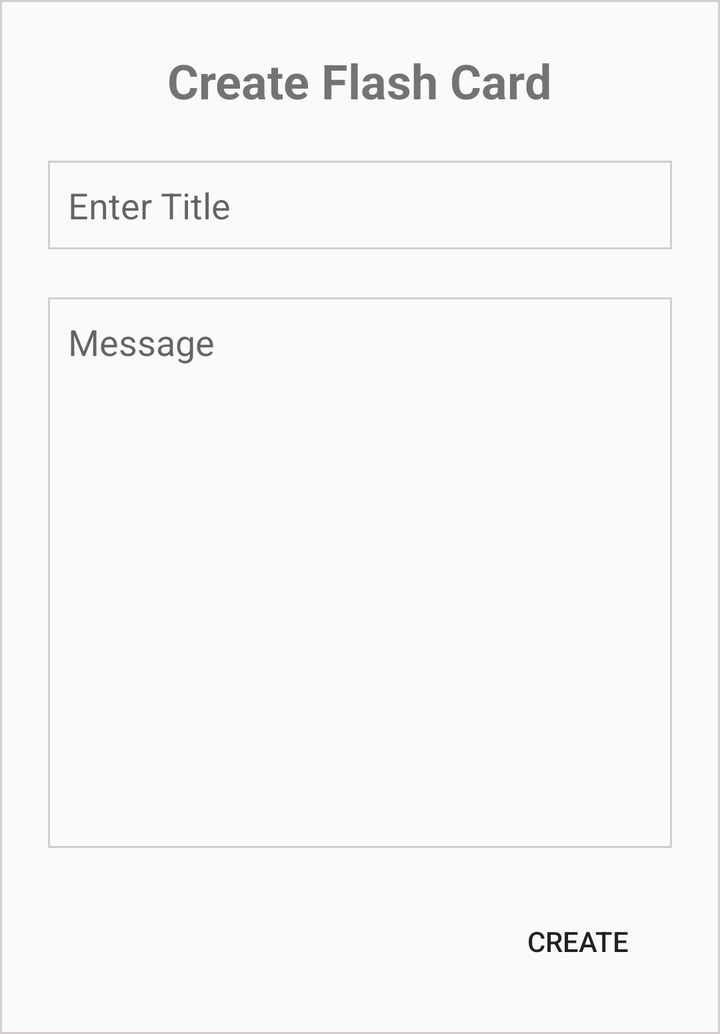
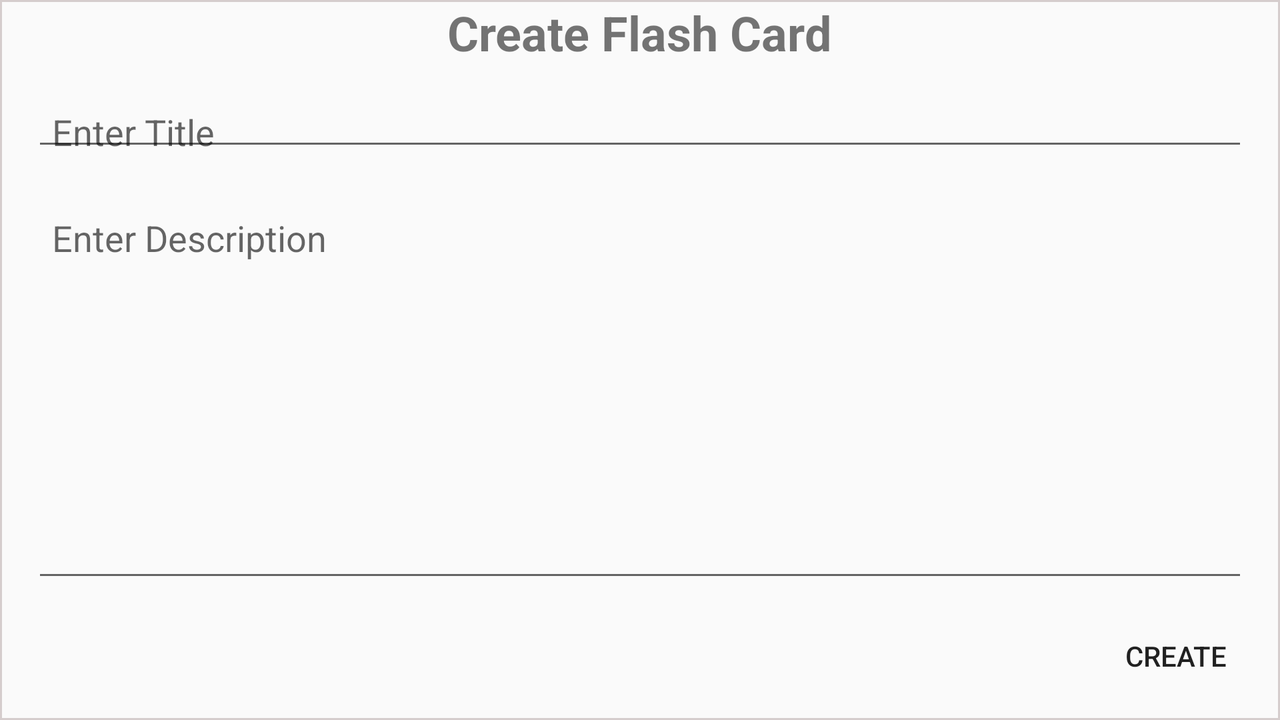

First picture: res/layout/ on a phone held upright. Second picture: the repository's own variant of that layout, on a device whose configuration matches the variant's folder. Source for both follows.
<!-- AndroidManifest.xml: application theme AppTheme -->
<!-- res/layout/dailog_create_flash_card.xml -->
<?xml version="1.0" encoding="utf-8"?>
<LinearLayout xmlns:android="http://schemas.android.com/apk/res/android"
    android:layout_width="match_parent"
    android:layout_height="wrap_content"
    android:background="@drawable/shape_edit_text_rectangle"
    android:orientation="vertical">

    <TextView
        android:id="@+id/textView2"
        android:layout_width="wrap_content"
        android:layout_height="wrap_content"
        android:layout_gravity="center_horizontal|center_vertical"
        android:layout_marginTop="24dp"
        android:text="Create Flash Card"
        android:textAlignment="center"
        android:textSize="24sp"
        android:textStyle="bold" />

    <EditText
        android:id="@+id/edit_text_title"
        android:layout_width="match_parent"
        android:layout_height="wrap_content"
        android:layout_gravity="center_horizontal|center_vertical"
        android:layout_marginLeft="24dp"
        android:layout_marginTop="24dp"
        android:layout_marginRight="24dp"
        android:background="@drawable/shape_edit_text_rectangle"
        android:hint="@string/create_flash_card_name"
        android:inputType="text"
        android:padding="10dp" />

    <EditText
        android:id="@+id/edit_text_message"
        android:layout_width="match_parent"
        android:layout_height="wrap_content"

        android:layout_gravity="center_horizontal|center_vertical"
        android:layout_marginLeft="24dp"
        android:layout_marginTop="24dp"
        android:layout_marginRight="24dp"
        android:background="@drawable/shape_edit_text_rectangle"
        android:contextClickable="false"
        android:cursorVisible="false"
        android:gravity="top|left"
        android:hint="@string/create_flash_card_message"
        android:inputType="textMultiLine"
        android:minLines="12"
        android:padding="10dp"
        android:scrollbars="vertical" />

    <Button
        android:id="@+id/button_create_flash_card"
        android:layout_width="94dp"
        android:layout_height="53dp"
        android:layout_gravity="center_horizontal|end"
        android:layout_marginTop="20dp"
        android:layout_marginRight="24dp"
        android:layout_marginBottom="20dp"
        android:background="@null"
        android:gravity="center"
        android:text="Create" />
</LinearLayout>
<!-- resources referenced by this layout -->
<resources>
  <!-- drawable shape_edit_text_rectangle (drawable) -->
  <?xml version="1.0" encoding="utf-8"?>
  <shape xmlns:android="http://schemas.android.com/apk/res/android" android:shape="rectangle" >
      <corners
          android:radius="0dp"
          />
      <stroke
          android:width="1dp"
          android:color="#D5CDCD"
          />
  </shape>
  <string name="create_flash_card_message">Message</string>
  <string name="create_flash_card_name">Enter Title</string>
  <style name="AppTheme" parent="Theme.AppCompat.Light.DarkActionBar">
          
          <item name="colorPrimary">@color/colorPrimary</item>
          <item name="colorPrimaryDark">@color/colorPrimaryDark</item>
          <item name="colorAccent">@color/colorAccent</item>
      </style>
</resources>
<!-- res/layout-land/dailog_create_flash_card.xml (the repository's variant of the layout above) -->
<!-- drawn on the phone turned sideways -->
<?xml version="1.0" encoding="utf-8"?>
<LinearLayout xmlns:android="http://schemas.android.com/apk/res/android"
    android:layout_width="match_parent"
    android:layout_height="wrap_content"
    android:background="@drawable/shape_edit_text_rectangle"
    android:orientation="vertical">

    <TextView
        android:id="@+id/textView2"
        android:layout_width="wrap_content"
        android:layout_height="wrap_content"
        android:layout_gravity="center_horizontal|center_vertical"
        android:layout_weight="1"
        android:text="Create Flash Card"
        android:textAlignment="center"
        android:textSize="24sp"
        android:textStyle="bold" />


    <com.google.android.material.textfield.TextInputLayout
        style="@style/InputEditText"
        android:layout_width="match_parent"
        android:layout_height="0dp"
        android:layout_marginStart="16dp"
        android:layout_marginTop="8dp"
        android:layout_marginEnd="16dp"
        android:layout_weight="2">

        <com.google.android.material.textfield.TextInputEditText
            android:id="@+id/edit_text_title"
            android:layout_width="match_parent"
            android:layout_height="wrap_content"
            android:gravity="top|left"
            android:hint="@string/create_flash_card_name"
            android:padding="10dp"
            android:textColor="@color/DarkModeSecondaryTextColor" />
    </com.google.android.material.textfield.TextInputLayout>

    <com.google.android.material.textfield.TextInputLayout
        style="@style/InputEditText"
        android:layout_width="match_parent"
        android:layout_height="0dp"
        android:layout_marginStart="16dp"
        android:layout_marginTop="8dp"
        android:layout_marginEnd="16dp"
        android:layout_weight="7">

        <com.google.android.material.textfield.TextInputEditText
            android:id="@+id/edit_text_message"
            android:layout_width="match_parent"
            android:layout_height="wrap_content"
            android:gravity="top|left"
            android:hint="Enter Description"
            android:minLines="10"
            android:padding="10dp"
            android:textColor="@color/DarkModeSecondaryTextColor" />
    </com.google.android.material.textfield.TextInputLayout>

    <Button
        android:id="@+id/button_create_flash_card"
        android:layout_width="wrap_content"
        android:layout_height="wrap_content"
        android:layout_gravity="center_horizontal|end"
        android:layout_marginTop="8dp"
        android:layout_marginRight="8dp"
        android:layout_marginBottom="8dp"
        android:background="@null"
        android:gravity="center"
        android:text="Create" />
</LinearLayout>
<!-- resources referenced by the variant -->
<!-- as the phone turned sideways resolves them -->
<resources>
  <color name="DarkModeSecondaryTextColor">#eceff1</color>
  <!-- drawable shape_edit_text_rectangle (drawable) -->
  <?xml version="1.0" encoding="utf-8"?>
  <shape xmlns:android="http://schemas.android.com/apk/res/android" android:shape="rectangle" >
      <corners
          android:radius="0dp"
          />
      <stroke
          android:width="1dp"
          android:color="#D5CDCD"
          />
  </shape>
  <string name="create_flash_card_name">Enter Title</string>
  <style name="AppTheme" parent="Theme.AppCompat.Light.DarkActionBar">
          
          <item name="colorPrimary">@color/colorPrimary</item>
          <item name="colorPrimaryDark">@color/colorPrimaryDark</item>
          <item name="colorAccent">@color/colorAccent</item>
      </style>
</resources>
